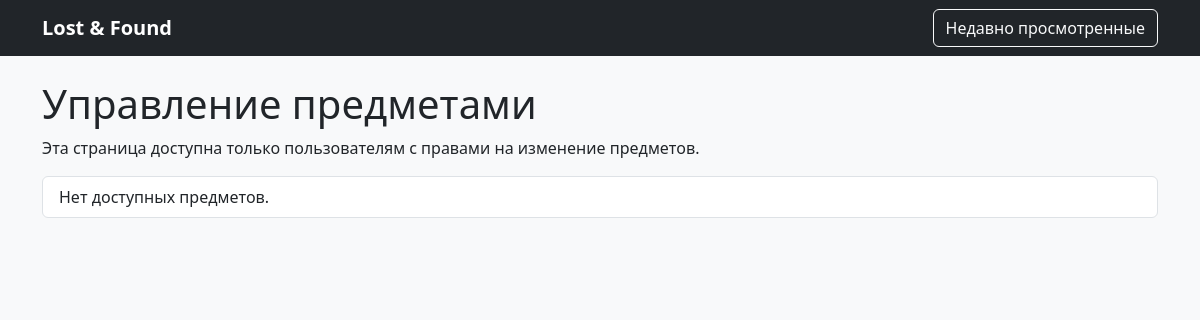
The app's page /management/ (signed in), older data.
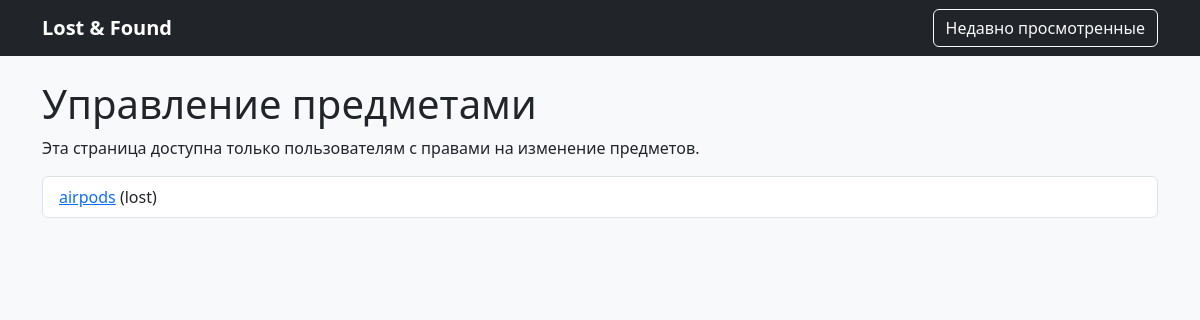
The same page, newer data.
### lost_and_found_app/models.py (models this page shows, shortened)
class Item(models.Model):
    STATUS_CHOICES = [
        ('lost', 'Lost'),
        ('found', 'Found'),
    ]
    title = models.CharField(max_length=200)
    description = models.TextField()
    category = models.ForeignKey(Category, on_delete=models.CASCADE)
    location = models.CharField(max_length=255)
    status = models.CharField(max_length=5, choices=STATUS_CHOICES)
    date_posted = models.DateTimeField(auto_now_add=True)
    user = models.ForeignKey(User, on_delete=models.CASCADE)
    is_approved = models.BooleanField(default=False)
    image = models.ImageField(upload_to='items/', blank=True, null=True)  # Новое поле

### lost_and_found_app/views.py (the view)
# urls.py: path('management/', item_management, name='item_management')
@permission_required('lost_and_found_app.change_item', raise_exception=True)
def item_management(request):
    items = Item.objects.all()
    return render(request, 'item_management.html', {'items': items})

### lost_and_found_app/templates/item_management.html
{% extends 'base.html' %}
{% block content %}
<h1>Управление предметами</h1>
<p>Эта страница доступна только пользователям с правами на изменение предметов.</p>
<ul class="list-group">
    {% for item in items %}
        <li class="list-group-item">
            <a href="{% url 'item_detail' item.id %}">{{ item.title }}</a> ({{ item.status }})
        </li>
    {% empty %}
        <li class="list-group-item">Нет доступных предметов.</li>
    {% endfor %}
</ul>
{% endblock %}

### lost_and_found_app/templates/base.html (shortened to what this page needs)
{% load static %}
<!DOCTYPE html>
<html lang="en">
<head>
    <link rel="stylesheet" href="https://cdn.jsdelivr.net/npm/bootstrap@5.3.0/dist/css/bootstrap.min.css">
    <link rel="stylesheet" href="{% static 'css/styles.css' %}">
</head>
<body>
    <nav class="navbar navbar-dark bg-dark">
        <div class="container d-flex justify-content-between align-items-center">
            <a class="navbar-brand" href="{% url 'item_list' %}">Lost &amp; Found</a>
            {% if user.is_authenticated %}
                <a href="{% url 'recently_viewed' %}" class="btn btn-outline-light">Недавно просмотренные</a>
            {% endif %}
        </div>
    </nav>
    <div class="container mt-4">
        {% block content %}{% endblock %}
    </div>
</body>
</html>

### static/css/styles.css (style rules this page uses)
body { background-color: #f8f9fa; }
.navbar-brand { font-weight: bold; }

Row changes from the older to the newer data that the page shows:
added Item: title "airpods", status "lost"
Text that changed along with them:
text no longer shown: "Нет доступных предметов."
